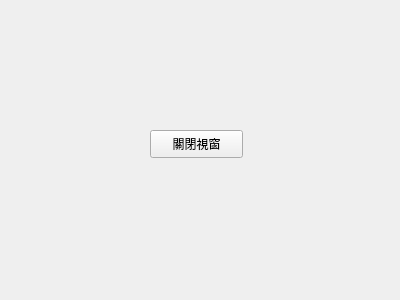
<?xml version="1.0" encoding="UTF-8"?>
<ui version="4.0">
 <class>Form</class>
 <widget class="QWidget" name="Form">
  <property name="geometry">
   <rect>
    <x>0</x>
    <y>0</y>
    <width>400</width>
    <height>300</height>
   </rect>
  </property>
  <property name="windowTitle">
   <string>Form</string>
  </property>
  <widget class="QPushButton" name="closeWinBtn">
   <property name="geometry">
    <rect>
     <x>150</x>
     <y>130</y>
     <width>93</width>
     <height>28</height>
    </rect>
   </property>
   <property name="text">
    <string>關閉視窗</string>
   </property>
  </widget>
 </widget>
 <resources/>
 <connections>
  <connection>
   <sender>closeWinBtn</sender>
   <signal>clicked()</signal>
   <receiver>Form</receiver>
   <slot>close()</slot>
   <hints>
    <hint type="sourcelabel">
     <x>196</x>
     <y>149</y>
    </hint>
    <hint type="destinationlabel">
     <x>244</x>
     <y>203</y>
    </hint>
   </hints>
  </connection>
 </connections>
</ui>
